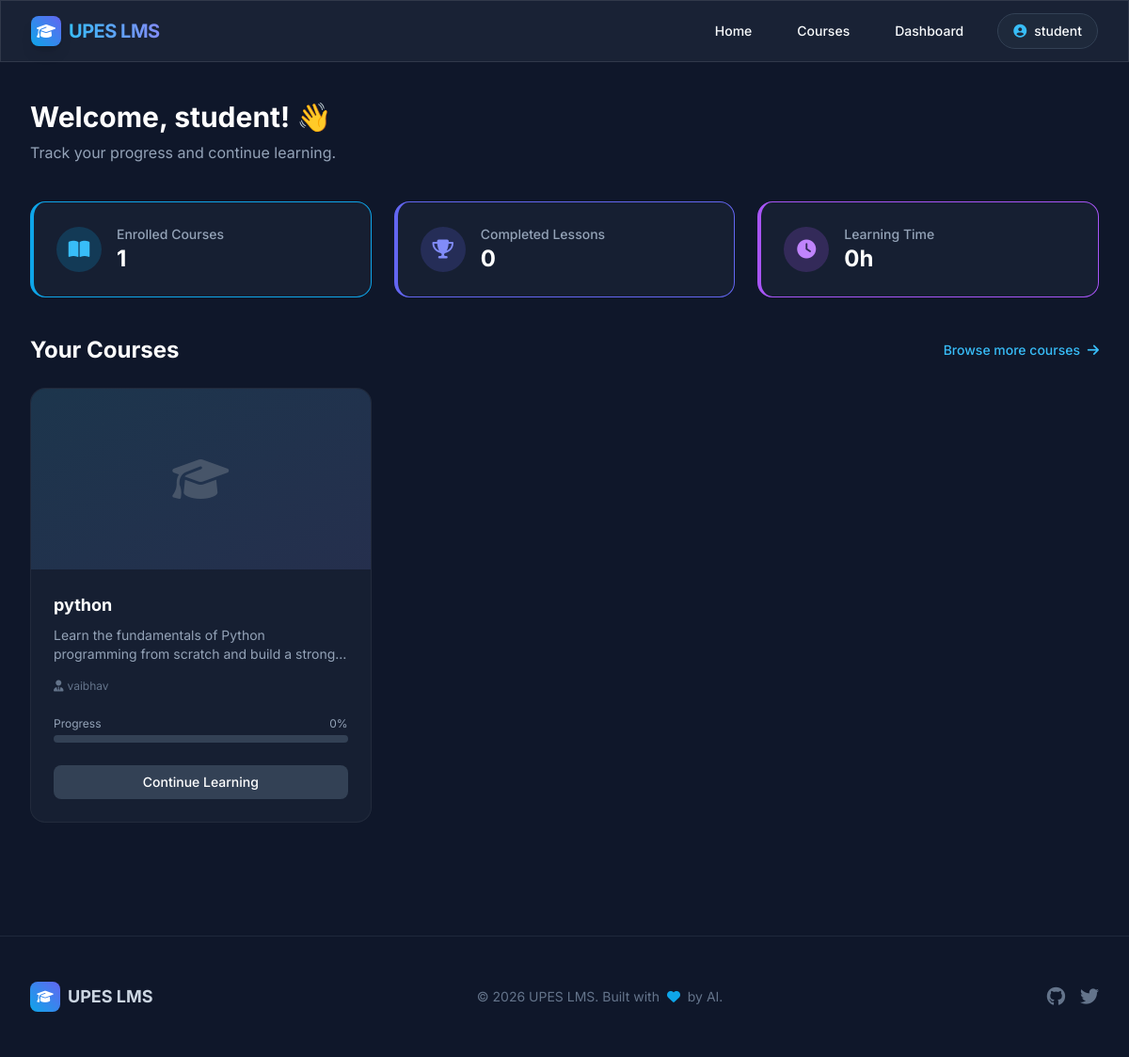
Screenshot of /student/dashboard (signed in) with the database file from the repository.
### models.py (models this page shows)
class User(db.Model, UserMixin):
    id = db.Column(db.Integer, primary_key=True)
    name = db.Column(db.String(100), nullable=False)
    email = db.Column(db.String(120), unique=True, nullable=False)
    password = db.Column(db.String(60), nullable=False)
    role = db.Column(db.String(20), nullable=False, default='student') # student, instructor, admin
    courses_taught = db.relationship('Course', backref='instructor', lazy=True)
    enrollments = db.relationship('Enrollment', backref='student', lazy=True)

class Course(db.Model):
    id = db.Column(db.Integer, primary_key=True)
    title = db.Column(db.String(200), nullable=False)
    description = db.Column(db.Text, nullable=False)
    instructor_id = db.Column(db.Integer, db.ForeignKey('user.id'), nullable=False)
    created_at = db.Column(db.DateTime, default=datetime.utcnow)
    lessons = db.relationship('Lesson', backref='course', lazy=True, cascade="all, delete-orphan")
    enrollments = db.relationship('Enrollment', backref='course', lazy=True, cascade="all, delete-orphan")

### routes/student.py (the view)
@student_bp.route('/dashboard')
@login_required
def dashboard():
    if current_user.role != 'student':
        flash('Access denied.', 'danger')
        return redirect(url_for('home'))
    enrollments = Enrollment.query.filter_by(user_id=current_user.id).all()
    enrolled_courses = [e.course for e in enrollments]
    return render_template('student/dashboard.html', courses=enrolled_courses)

### app.py (called while the page is built)
@login_manager.user_loader
def load_user(user_id):
    return User.query.get(int(user_id))

### templates/student/dashboard.html (shortened to what this page needs)
{% extends 'base.html' %}
{% block content %}
<div class="max-w-7xl mx-auto px-4 sm:px-6 lg:px-8 py-10">
    <div class="mb-10 animate-fade-in-up">
        <h1 class="text-3xl font-bold text-white mb-2">Welcome, {{ current_user.name }}! 👋</h1>
        <p class="text-slate-400">Track your progress and continue learning.</p>
    </div>
    <div class="grid grid-cols-1 md:grid-cols-3 gap-6 mb-10 animate-fade-in-up delay-100">
        <div class="glass-card p-6 rounded-2xl flex items-center gap-4 border-l-4 border-sky-500">
            <div class="w-12 h-12 rounded-full bg-sky-500/20 flex items-center justify-center">
                <i class="fa-solid fa-book-open text-sky-400 text-xl"></i>
            </div>
            <div>
                <p class="text-sm text-slate-400 font-medium">Enrolled Courses</p>
                <p class="text-2xl font-bold text-white">{{ courses|length }}</p>
            </div>
        </div>
        <div class="glass-card p-6 rounded-2xl flex items-center gap-4 border-l-4 border-indigo-500">
            <div class="w-12 h-12 rounded-full bg-indigo-500/20 flex items-center justify-center">
                <i class="fa-solid fa-trophy text-indigo-400 text-xl"></i>
            </div>
            <div>
                <p class="text-sm text-slate-400 font-medium">Completed Lessons</p>
                <p class="text-2xl font-bold text-white">0</p>
            </div>
        </div>
        <div class="glass-card p-6 rounded-2xl flex items-center gap-4 border-l-4 border-purple-500">
            <div class="w-12 h-12 rounded-full bg-purple-500/20 flex items-center justify-center">
                <i class="fa-solid fa-clock text-purple-400 text-xl"></i>
            </div>
            <div>
                <p class="text-sm text-slate-400 font-medium">Learning Time</p>
                <p class="text-2xl font-bold text-white">0h</p>
            </div>
        </div>
    </div>
    <div class="animate-fade-in-up delay-200">
        <div class="flex justify-between items-center mb-6">
            <h2 class="text-2xl font-bold text-white">Your Courses</h2>
            <a href="{{ url_for('student.courses') }}" class="text-sky-400 hover:text-sky-300 font-medium text-sm transition-colors">Browse more courses <i class="fa-solid fa-arrow-right ml-1"></i></a>
        </div>
        {% if courses %}
            <div class="grid grid-cols-1 md:grid-cols-2 lg:grid-cols-3 gap-6">
                {% for course in courses %}
                    <div class="glass-card rounded-2xl overflow-hidden flex flex-col group">
                        <div class="h-48 bg-slate-800 relative overflow-hidden">
                            <div class="absolute inset-0 bg-gradient-to-br from-sky-500/20 to-indigo-500/20 opacity-50"></div>
                            <div class="absolute inset-0 flex items-center justify-center">
                                <i class="fa-solid fa-graduation-cap text-5xl text-slate-600 group-hover:scale-110 group-hover:text-sky-400 transition-all duration-300"></i>
                            </div>
                        </div>
                        <div class="p-6 flex-grow flex flex-col">
                            <h3 class="text-lg font-bold text-white mb-2">{{ course.title }}</h3>
                            <p class="text-sm text-slate-400 mb-4 line-clamp-2">{{ course.description }}</p>
                            <p class="text-xs text-slate-500 mb-6 flex items-center gap-1"><i class="fa-solid fa-user-tie"></i> {{ course.instructor.name }}</p>
                            <div class="mt-auto mb-6">
                                <div class="flex justify-between text-xs text-slate-400 mb-1">
                                    <span>Progress</span>
                                    <span>0%</span>
                                </div>
                                <div class="w-full bg-slate-700 rounded-full h-2">
                                </div>
                            </div>
                            <a href="{{ url_for('student.course_details', course_id=course.id) }}" class="block w-full text-center bg-slate-700 hover:bg-slate-600 text-white py-2 rounded-lg font-medium transition-colors text-sm">
                                Continue Learning
                            </a>
                        </div>
                    </div>
                {% endfor %}
            </div>
        {% endif %}
    </div>
</div>
{% endblock %}

### templates/base.html (shortened to what this page needs)
<!DOCTYPE html>
<html lang="en" class="scroll-smooth">
<head>
    <script src="https://cdn.tailwindcss.com"></script>
    <link rel="stylesheet" href="https://cdnjs.cloudflare.com/ajax/libs/font-awesome/6.4.0/css/all.min.css">
    <link rel="stylesheet" href="{{ url_for('static', filename='css/style.css') }}">
</head>
<body class="flex flex-col min-h-screen text-slate-50 antialiased selection:bg-sky-500 selection:text-white">
    <nav class="glass sticky top-0 z-50 transition-all duration-300">
        <div class="max-w-7xl mx-auto px-4 sm:px-6 lg:px-8">
            <div class="flex items-center justify-between h-16">
                <div class="flex-shrink-0">
                    <a href="{{ url_for('home') }}" class="flex items-center gap-2 group">
                        <div class="w-8 h-8 rounded-lg bg-gradient-to-tr from-sky-500 to-indigo-500 flex items-center justify-center shadow-lg group-hover:scale-105 transition-transform">
                            <i class="fa-solid fa-graduation-cap text-white"></i>
                        </div>
                        <span class="font-bold text-xl tracking-tight text-gradient">UPES LMS</span>
                    </a>
                </div>
                <div class="hidden md:block">
                    <div class="ml-10 flex items-baseline space-x-6">
                        <a href="{{ url_for('home') }}" class="hover:text-sky-400 px-3 py-2 rounded-md text-sm font-medium transition-colors">Home</a>
                        {% if current_user.is_authenticated %}
                            {% if current_user.role == 'student' %}
                                <a href="{{ url_for('student.courses') }}" class="hover:text-sky-400 px-3 py-2 rounded-md text-sm font-medium transition-colors">Courses</a>
                                <a href="{{ url_for('student.dashboard') }}" class="hover:text-sky-400 px-3 py-2 rounded-md text-sm font-medium transition-colors">Dashboard</a>
                            {% elif current_user.role == 'instructor' %}
                                <a href="{{ url_for('instructor.dashboard') }}" class="hover:text-sky-400 px-3 py-2 rounded-md text-sm font-medium transition-colors">Instructor Dashboard</a>
                            {% elif current_user.role == 'admin' %}
                                <a href="{{ url_for('admin.dashboard') }}" class="hover:text-sky-400 px-3 py-2 rounded-md text-sm font-medium transition-colors">Admin Dashboard</a>
                            {% endif %}
                            <div class="relative group ml-4">
                                <button class="flex items-center gap-2 bg-slate-800 hover:bg-slate-700 px-4 py-2 rounded-full text-sm font-medium transition-colors border border-slate-700">
                                    <i class="fa-solid fa-user-circle text-sky-400"></i>
                                    {{ current_user.name.split(' ')[0] }}
                                </button>
                            </div>
                        {% endif %}
                    </div>
                </div>
            </div>
        </div>
    </nav>
    <main class="flex-grow w-full">
        {% block content %}{% endblock %}
    </main>
    <footer class="bg-slate-900 border-t border-slate-800 py-12 mt-20">
        <div class="max-w-7xl mx-auto px-4 sm:px-6 lg:px-8 flex flex-col md:flex-row justify-between items-center gap-6">
            <div class="flex items-center gap-2">
                <div class="w-8 h-8 rounded-lg bg-gradient-to-tr from-sky-500 to-indigo-500 flex items-center justify-center">
                    <i class="fa-solid fa-graduation-cap text-white text-sm"></i>
                </div>
                <span class="font-bold text-lg text-slate-300">UPES LMS</span>
            </div>
            <p class="text-slate-500 text-sm">© {{ current_year|default('2026') }} UPES LMS. Built with <i class="fa-solid fa-heart text-sky-500 mx-1"></i> by AI.</p>
            <div class="flex gap-4">
                <a href="#" class="text-slate-500 hover:text-sky-400 transition-colors"><i class="fa-brands fa-github text-xl"></i></a>
                <a href="#" class="text-slate-500 hover:text-sky-400 transition-colors"><i class="fa-brands fa-twitter text-xl"></i></a>
            </div>
        </div>
    </footer>
</body>
</html>

### static/css/style.css (style rules this page uses)
body { font-family: 'Inter', sans-serif; background-color: #0f172a; color: #f8fafc; }
.glass { background: rgba(30, 41, 59, 0.7); backdrop-filter: blur(10px); -webkit-backdrop-filter: blur(10px); border: 1px solid rgba(255, 255, 255, 0.1); }
.glass-card { background: rgba(30, 41, 59, 0.5); backdrop-filter: blur(16px); -webkit-backdrop-filter: blur(16px); border: 1px solid rgba(255, 255, 255, 0.05); transition: transform 0.3s ease, box-shadow 0.3s ease, border-color 0.3s ease; }
.text-gradient { background-clip: text; -webkit-background-clip: text; -webkit-text-fill-color: transparent; background-image: linear-gradient(to right, #38bdf8, #818cf8); }
.animate-fade-in-up { animation: fadeInUp 0.6s ease-out forwards; opacity: 0; transform: translateY(20px); }
.delay-100 { animation-delay: 100ms; }
.delay-200 { animation-delay: 200ms; }

### rows the page displays
User: name "student"
Course: title "python", description "Learn the fundamentals of Python programming from scratch and build a…", instructor.name "vaibhav"

### other values shown
{{ courses|length }} "1"
{{ current_year|default('2026') }} "2026"
